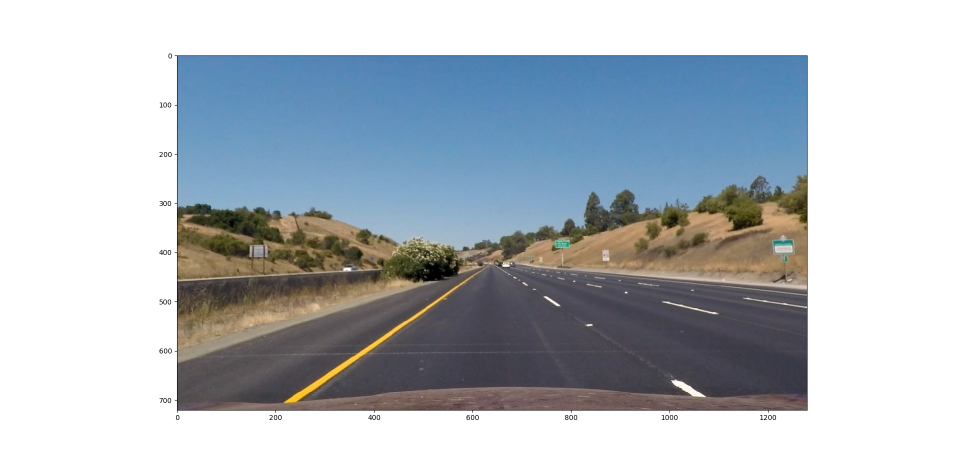
#> input picture output_images/0_undistorted_images/straight_lines1.png, 1920 x 921 px, given in place of straight_lines1.jpg, which was not available (shown at 1/2 size)
$ python poly_fitter_pt_test.py   (older library calls are emulated)
#> lines starting #> are read from the running program, lines starting #| are printed output that depends on the picture; pictures that were not available may be replaced by others from this repository, and a replacement may not be noted
### image_utils/perspective_transformer.py
import numpy as np
import cv2


# [20 lines left out: functions make_perspective_transform, make_rgb_perspective_transform, not called in this run]


def source_points(gray_image):
    x_size = gray_image.shape[1]
    y_size = gray_image.shape[0]
    src = np.array(
        [
            [
                [(x_size / 2) - 55, y_size / 2 + 90],  # top left
                [((x_size / 6) - 10), y_size],  # bottom left
                [(x_size * 5 / 6) + 60, y_size],  # bottom right
                [(x_size / 2 + 55), y_size / 2 + 90]  # top right
            ]
        ], dtype=np.int32)
    return src


def destination_points(gray_image):
    x_size = gray_image.shape[1]
    y_size = gray_image.shape[0]
    dst = np.array(
        [
            [
                [(x_size / 4), 0],
                [(x_size / 4), y_size],
                [(x_size * 3 / 4), y_size],
                [(x_size * 3 / 4), 0]
            ]
        ], dtype=np.int32)
    return dst


# [21 lines left out: function region_mask_points, not called in this run]

### image_utils/image_thresholder.py
import numpy as np
import cv2


def gray_binary_thresh(rgb_image, thresh_min, thresh_max):
    gray = cv2.cvtColor(rgb_image, cv2.COLOR_RGB2GRAY)
    binary = np.zeros_like(gray)
    binary[(gray > thresh_min) & (gray <= thresh_max)] = 1
    return binary


# [22 lines left out: functions sobel_gray_thresh, red_channel_sobol_thresh, not called in this run]


def red_channel_thresh(rgb_img, thresh_min, thresh_max):
    R = rgb_img[:, :, 0]

    binary_img = np.zeros_like(R)
    binary_img[(R > thresh_min) & (R <= thresh_max)] = 1
    return binary_img


def s_channel_thresh(rgb_img, thresh_min, thresh_max):
    HLS = cv2.cvtColor(rgb_img, cv2.COLOR_RGB2HLS)
    S = HLS[:, :, 2]

    binary_img = np.zeros_like(S)
    binary_img[(S > thresh_min) & (S <= thresh_max)] = 1
    return binary_img


def l_channel_thresh(rgb_img, thresh_min, thresh_max):
    HLS = cv2.cvtColor(rgb_img, cv2.COLOR_RGB2HLS)
    L = HLS[:, :, 1]

    binary_img = np.zeros_like(L)
    binary_img[(L > thresh_min) & (L <= thresh_max)] = 1
    return binary_img


def combined_thresh(rgb_img):
    red_binary = red_channel_thresh(rgb_img, thresh_min=200, thresh_max=255)
    s_binary = s_channel_thresh(rgb_img, thresh_min=110, thresh_max=255)
    l_binary = l_channel_thresh(rgb_img, thresh_min=110, thresh_max=255)
    gray_binary = gray_binary_thresh(rgb_img, thresh_min=200, thresh_max=255)

    return (s_binary & red_binary) | (l_binary & gray_binary)

### image_utils/tests/poly_fitter_pt_test.py
import numpy as np
import matplotlib.pyplot as plt
import matplotlib.image as mpimg
import cv2
import image_utils.poly_fitter as pf
import image_utils.perspective_transformer as pt
import image_utils.line as line

from pylab import rcParams


rcParams['figure.figsize'] = 9, 5

import image_utils.image_thresholder as it
import image_utils.region_masker as rm


mtx = np.load('../../camera_calibration/saved_data_to_calibrate_images/mtx.npy')
#> (reads camera_calibration/saved_data_to_calibrate_images/mtx.npy from the repository)
dist = np.load('../../camera_calibration/saved_data_to_calibrate_images/dist.npy')
#> (reads camera_calibration/saved_data_to_calibrate_images/dist.npy from the repository)

file_name = 'straight_lines1.jpg'
image = mpimg.imread('../../test_images/' + file_name)
#> image is the input picture: shape (921, 1920, 4) float32; mean R, G, B, A 0.698, 0.726, 0.752, 1

gray_image = cv2.cvtColor(image, cv2.COLOR_RGB2GRAY)
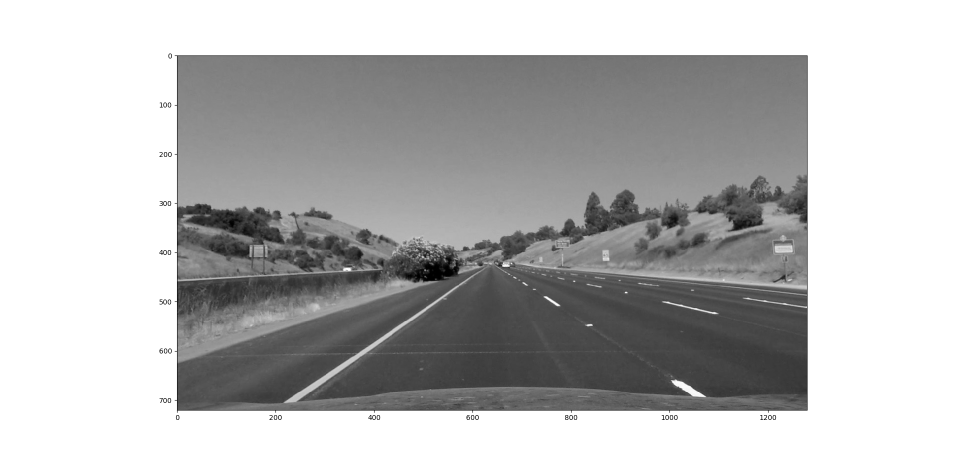
#> gray_image: shape (921, 1920) float32 (shown at 1/2 size); min 0, max 1, mean 0.721
source_points = pt.source_points(gray_image)
#> source_points = [[905, 550], [310, 921], [1660, 921], [1015, 550]]
destination_points = pt.destination_points(gray_image)
#> destination_points = [[480, 0], [480, 921], [1440, 921], [1440, 0]]
undistorted_rgb_image = cv2.undistort(image, mtx, dist,
                                      None, mtx)
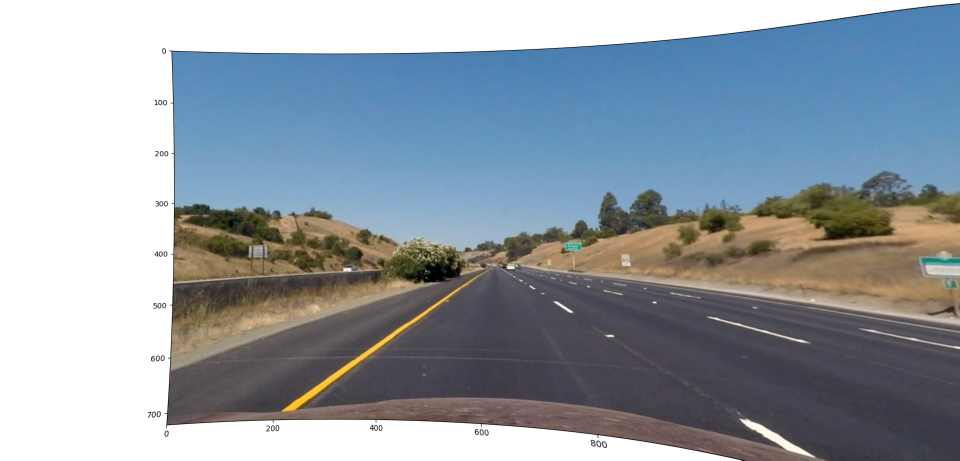
#> undistorted_rgb_image: shape (921, 1920, 4) float32 (shown at 1/2 size); mean R, G, B, A 0.574, 0.613, 0.65, 1
binary_img = it.combined_thresh(rgb_img=undistorted_rgb_image)
#> in red_channel_thresh, `R = rgb_img[:, :, 0]`:
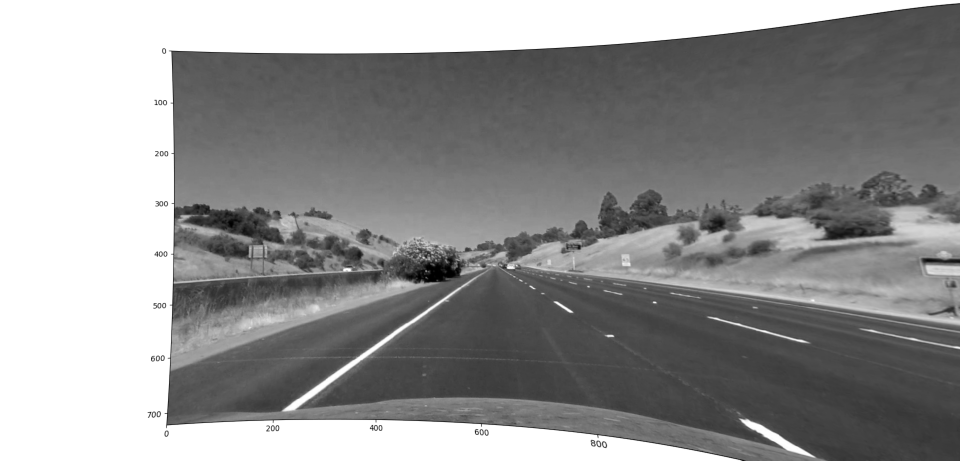
#> R: shape (921, 1920) float32 (shown at 1/2 size); min 0, max 1, mean 0.574
#> in combined_thresh, `red_binary = red_channel_thresh(rgb_img, thresh_min=200, thresh_max=255)`: red_binary: shape (921, 1920) float32; every value is 0
#> in s_channel_thresh, `HLS = cv2.cvtColor(rgb_img, cv2.COLOR_RGB2HLS)`: HLS: shape (921, 1920, 3) float32; mean of channels 0, 1, 2 125.4, 0.6, 0.2
#> in s_channel_thresh, `S = HLS[:, :, 2]`:
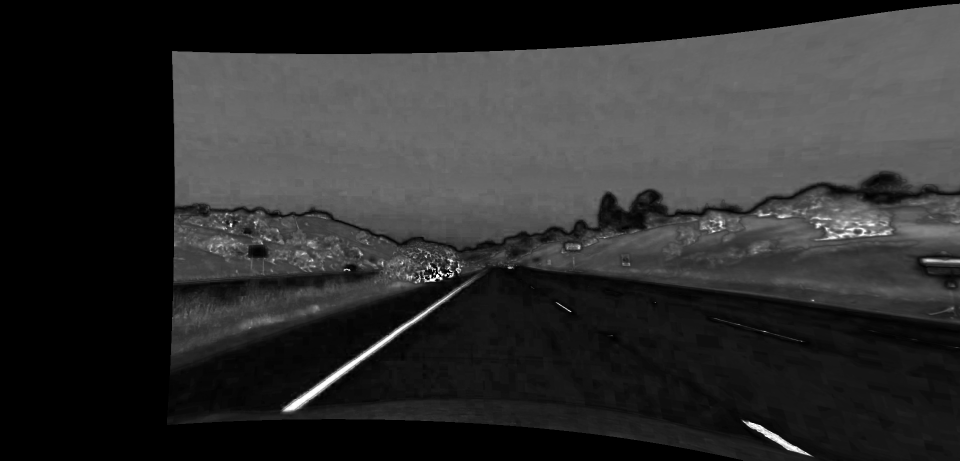
#> S: shape (921, 1920) float32 (shown at 1/2 size); min 0, max 1, mean 0.181
#> in l_channel_thresh, `L = HLS[:, :, 1]`:
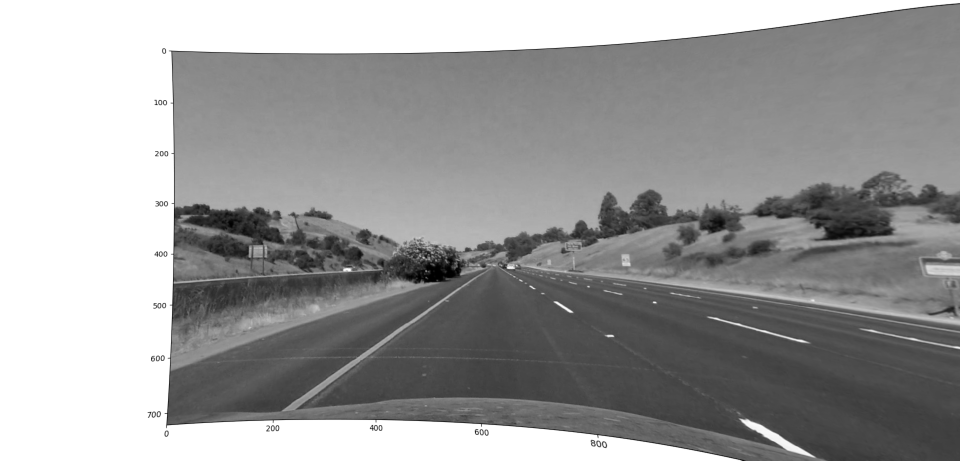
#> L: shape (921, 1920) float32 (shown at 1/2 size); min 0, max 1, mean 0.611
#> (the run stopped early here; a loop or call above may not have finished)
